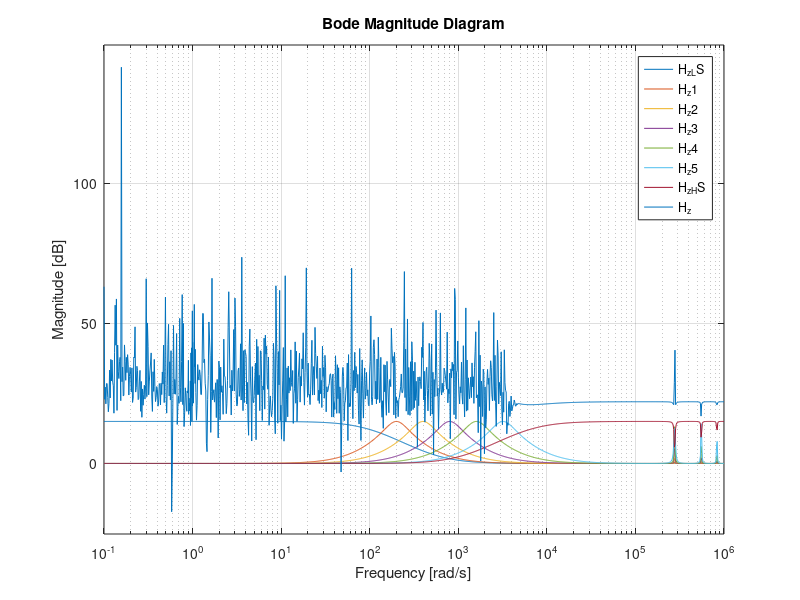

The MATLAB source for this figure:
%% z-domain equalizer
clear all;
format long g;
Fs = 44100;
Fp = 44100;
Td = 1/Fs;
om_zero_sh = [100, 6400];
om_zero_peak = [200,400,800,1600,3200];
%om_zero_pw = 2/Td*tan(om_zero/2)
%om_zero_pw = 2*atan(om_zero*Td/2)
om_zero_pw = 2*Fs*tan(om_zero_peak/(2*Fs));
om_zero_pw_sh = 2*Fs*tan(om_zero_sh/(2*Fs));
Q = 1.6;
G = 4.6234;
s = tf('s');
z = tf('z',Td);
a = zeros(3,5);
b = zeros(3,5);
c = zeros(2,2);
d = zeros(2,2);

%Low Shelving coefficients
c(1,1) = 2+om_zero_pw_sh(1)*Td*(G+1);
c(2,1) = -2+om_zero_pw_sh(1)*(G+1)*Td;
d(1,1) = 2+om_zero_pw_sh(1)*Td;
d(2,1) = -2+om_zero_pw_sh(1)*Td;

%High Shelving coefficients
c(1,2) = 2*(G+1)+om_zero_pw_sh(2)*Td;
c(2,2) = -2*(G+1)+om_zero_pw_sh(2)*Td;
d(1,2) = 2+om_zero_pw_sh(2)*Td;
d(2,2) = -2+om_zero_pw_sh(2)*Td;
 

%Peak coefficients 
for k = 1:5
b(1,k) = Q*4+om_zero_pw(k)*2*Td+Q*om_zero_pw(k)^2*Td^2;
b(2,k) = (-Q*8+2*Q*om_zero_pw(k)^2*Td^2)
b(3,k) = (Q*4-om_zero_pw(k)*2*Td+Q*om_zero_pw(k)^2*Td^2)
a(1,k) = (Q*4+(G+1)*2*om_zero_pw(k)*Td+Q*om_zero_pw(k)^2*Td^2)
a(2,k) = (-Q*8+2*Q*om_zero_pw(k)^2*Td^2)
a(3,k) = (Q*4-(G+1)*om_zero_pw(k)*2*Td+Q*om_zero_pw(k)^2*Td^2)
end

%Low shelving filter
H_z_LS = (z*c(1,1)+c(2,1))/(z*d(1,1)+d(2,1));

%Peak 1
H_z1 = (z^2*a(1,1)+z*a(2,1)+a(3,1))/(z^2*b(1,1)+z*b(2,1)+b(3,1))

%Peak 2
H_z2 = (z^2*a(1,2)+z*a(2,2)+a(3,2))/(z^2*b(1,2)+z*b(2,2)+b(3,2))

%Peak 3
H_z3 = (z^2*a(1,3)+z*a(2,3)+a(3,3))/(z^2*b(1,3)+z*b(2,3)+b(3,3))

%Peak 4
H_z4 = (z^2*a(1,4)+z*a(2,4)+a(3,4))/(z^2*b(1,4)+z*b(2,4)+b(3,4))

%Peak 5
H_z5 = (z^2*a(1,5)+z*a(2,5)+a(3,5))/(z^2*b(1,5)+z*b(2,5)+b(3,5))

%High shelving filter
H_z_HS = (z*c(1,2)+c(2,2))/(z*d(1,2)+d(2,2));

H_z = 1+H_z1+H_z2+H_z3+H_z4+H_z5+H_z_HS+H_z_LS;


% Plot
% figure(1)
% bodemag(H_z1,{0.1,10^6})
% 
% figure(2)
% bodemag(H_z2,{0.1,10^6})
% 
% figure(3)
% bodemag(H_z3,{0.1,10^6})
% 
% figure(4)
% bodemag(H_z4,{0.1,10^6})
% 
% figure(5)
% bodemag(H_z5,{0.1,10^6})
% 
% figure(6)
% bodemag(H_z_LS,{0.1,10^6})
% 
% figure(7)
% bodemag(H_z_HS,{0.1,10^6})

figure(8)
bodemag(H_z_LS,H_z1,H_z2,H_z3,H_z4,H_z5,H_z_HS,H_z,{0.1,10^6})

